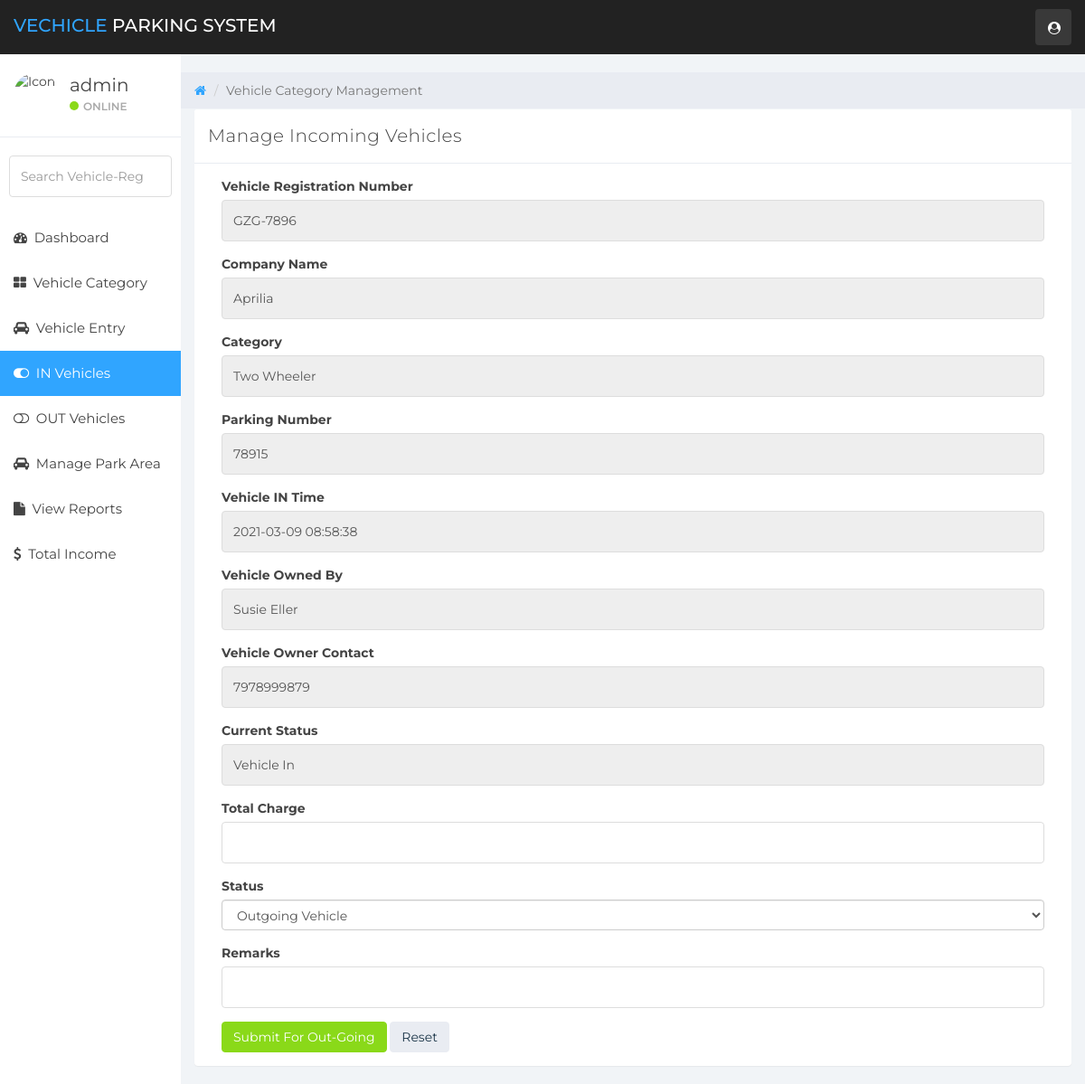
/update-incomingdetail.php?updateid=6 (signed in), run on an earlier commit of the app's database.
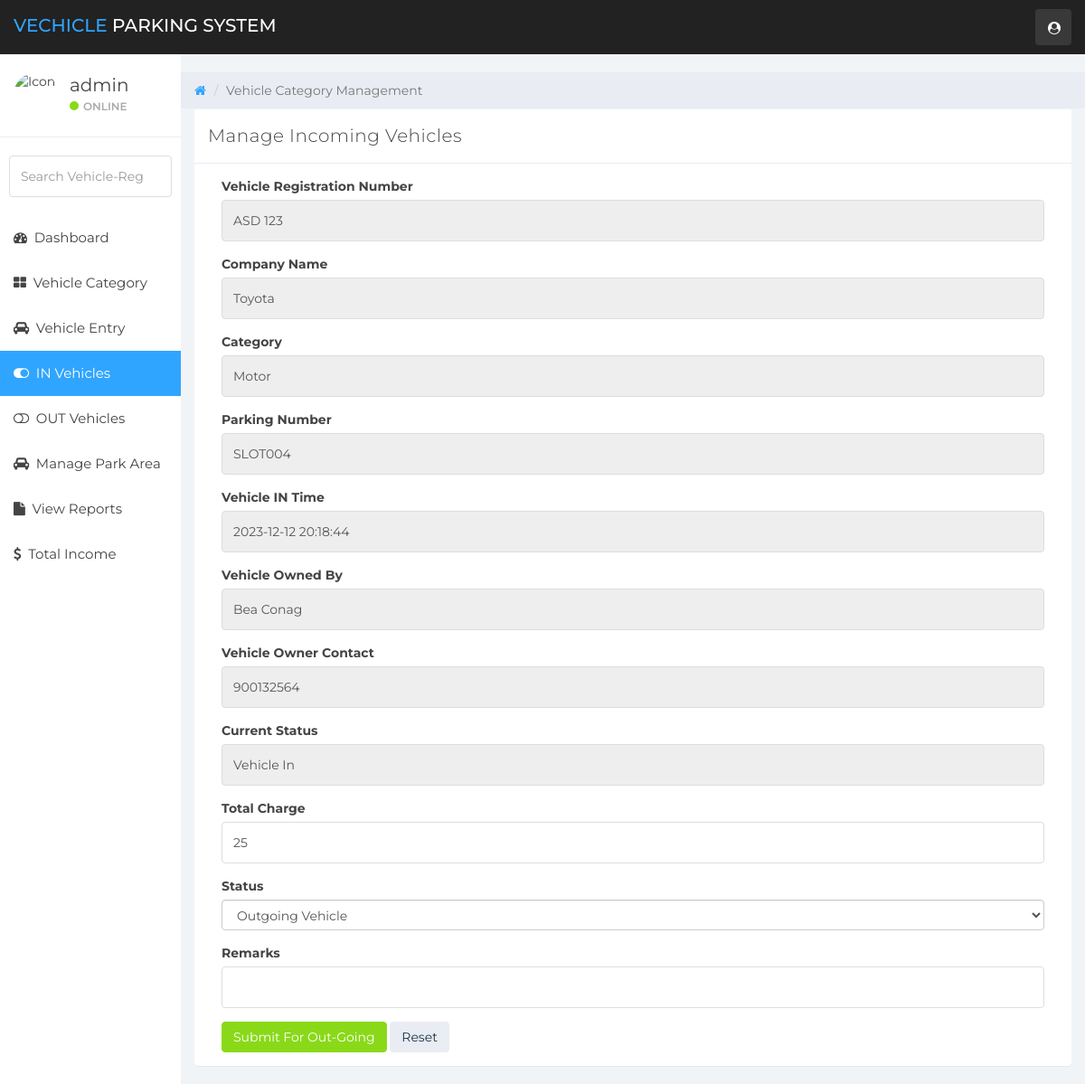
And on a later commit of the database.
### tables this page shows
CREATE TABLE `vehicle_info` (
  `ID` int(10) NOT NULL,
  `area` varchar(20) NOT NULL,
  `slotid` varchar(120) DEFAULT NULL,
  `VehicleCategory` varchar(120) NOT NULL,
  `VehicleCompanyname` varchar(120) DEFAULT NULL,
  `RegistrationNumber` varchar(120) DEFAULT NULL,
  `OwnerName` varchar(120) DEFAULT NULL,
  `OwnerContactNumber` bigint(10) DEFAULT NULL,
  `InTime` timestamp NULL DEFAULT current_timestamp(),
  `OutTime` timestamp NULL DEFAULT NULL ON UPDATE current_timestamp(),
  `ParkingCharge` varchar(120) NOT NULL,
  `chargeStatus` varchar(50) NOT NULL,
  `Remark` mediumtext NOT NULL,
  `Status` varchar(5) NOT NULL
);

### update-incomingdetail.php (the view, shortened to what this page needs)
<?php
    if (strlen($_SESSION['vpmsaid']==0)) {
    header('location:logout.php');
    } else {
?>
<!DOCTYPE html>
<html>
<head>
	<link href="css/bootstrap.min.css" rel="stylesheet">
	<link href="css/font-awesome.min.css" rel="stylesheet">
    <link href="css/datatable.css" rel="stylesheet">
	<link href="css/datepicker3.css" rel="stylesheet">
	<link href="css/styles.css" rel="stylesheet">
</head>
<body>
        <?php include 'includes/navigation.php' ?>
		<?php
		include 'includes/sidebar.php'
		?>
	<div class="col-sm-9 col-sm-offset-3 col-lg-10 col-lg-offset-2 main">
		<div class="row">
			<ol class="breadcrumb">
				<li><a href="dashboard.php">
					<em class="fa fa-home"></em>
				</a></li>
				<li class="active">Vehicle Category Management</li>
			</ol>
		</div>
		<div class="row">
			<div class="col-lg-12">
			</div>
		</div>
		<div class="row">
				<div class="col-lg-12">
					<div class="panel panel-default">
						<div class="panel-heading">Manage Incoming Vehicles</div>
						<div class="panel-body">
                        <div class="col-md-12">
							<form method="POST">
                            <?php
                            $cid=$_GET['updateid'];
                            $ret=mysqli_query($con,"SELECT * from vehicle_info where ID='$cid'");
                            while ($row=mysqli_fetch_array($ret)) {
                            ?>
								<div class="form-group">
									<label>Vehicle Registration Number</label>
									<input type="text" class="form-control" value="<?php  echo $row['RegistrationNumber'];?>" id="catename" name="catename" readonly>
								</div>
								<div class="form-group">
									<label>Company Name</label>
									<input type="text" class="form-control" value="<?php  echo $row['VehicleCompanyname'];?>" id="sdesc" name="sdesc" readonly>
								</div>
                                <div class="form-group">
									<label>Category</label>
									<input type="text" class="form-control" value="<?php  echo $row['VehicleCategory'];?>" id="sdesc" name="sdesc" readonly>
								</div>
                                <div class="form-group">
									<label>Parking Number</label>
									<input type="text" class="form-control" value="<?php  echo $row['slotid'];?>" id="sdesc" name="sdesc" readonly>
								</div>
                                <div class="form-group">
									<label>Vehicle IN Time</label>
									<input type="text" class="form-control" value="<?php  echo $row['InTime'];?>" id="sdesc" name="sdesc" readonly>
								</div>
                                <div class="form-group">
									<label>Vehicle Owned By</label>
									<input type="text" class="form-control" value="<?php  echo $row['OwnerName'];?>" id="sdesc" name="sdesc" readonly>
								</div>
                                <div class="form-group">
									<label>Vehicle Owner Contact</label>
									<input type="text" class="form-control" value="<?php  echo $row['OwnerContactNumber'];?>" id="sdesc" name="sdesc" readonly>
								</div>
                                <div class="form-group">
									<label>Current Status</label>
									<input type="text" class="form-control" value="<?php if($row['Status']==""){ echo "Vehicle In"; } if($row['Status']=="Out"){echo "Vehicle out";} ;?>" id="sdesc" name="sdesc" readonly>
								</div>
                                <div class="form-group">
									<label>Total Charge</label>
									<input type="number" class="form-control" placeholder="" id="parkingcharge" name="parkingcharge" value="<?php  echo $row['ParkingCharge'];?>"required>
								</div>
                                <div class="form-group">
									<label>Status</label>
									<select name="status" class="form-control" required="true" >
                                        <option value="Out">Outgoing Vehicle</option>
                                    </select>
								</div>
                                <div class="form-group">
									<label>Remarks</label>
									<input type="text" class="form-control" placeholder="" id="remark" name="remark" required>
								</div>
                        <?php } ?>
									<button type="submit" class="btn btn-success" name="submit-in">Submit For Out-Going</button>
									<button type="reset" class="btn btn-default">Reset</button>
								</div>
						</div>
					</div>
				</div>
</div>
	</div>
</body>
</html>
<?php }  ?>

What changed in the data, as far as the page shows it:
removed vehicle_info: catename "GZG-7896", sdesc "Aprilia", sdesc "Two Wheeler", sdesc "78915", sdesc "2021-03-09 08:58:38", sdesc "Susie Eller", sdesc "7978999879", sdesc "Vehicle In"
added vehicle_info: catename "ASD 123", sdesc "Toyota", sdesc "Motor", sdesc "SLOT004", sdesc "2023-12-12 20:18:44", sdesc "Bea Conag", sdesc "900132564", sdesc "Vehicle In", parkingcharge "25"
